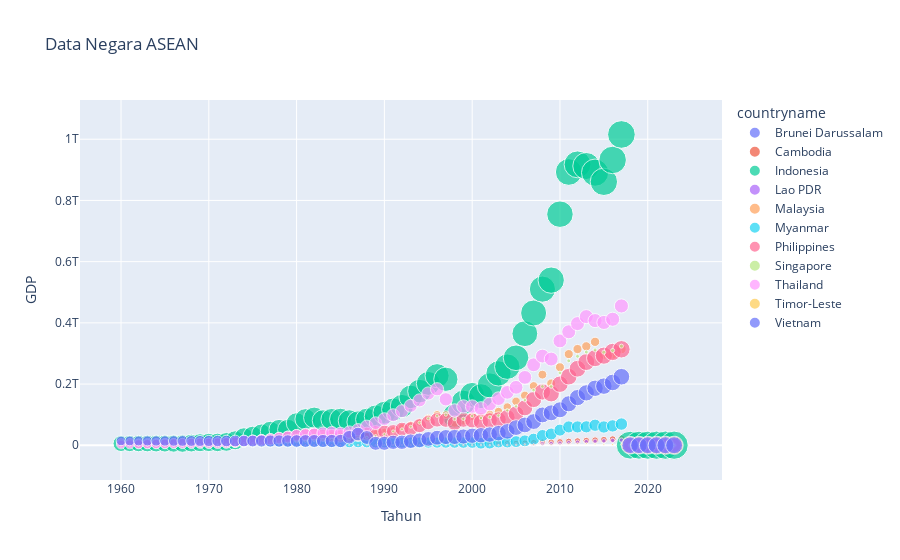

Write notebook code for a chart like this one.
### Code cell
# Menyeleksi data untuk negara ASEAN
asean_countries = ['Indonesia', 'Thailand', 'Malaysia', 'Singapore', 'Philippines', 'Vietnam', 'Myanmar', 'Cambodia', 'Brunei Darussalam', 'Lao PDR', 'Timor-Leste']
df_asean = final[final['countryname'].isin(asean_countries)]

# Membuat visualisasi menggunakan Plotly Express
fig = px.scatter(df_asean, x='year', y='gdp', color='countryname', 
                 size='population', hover_data=['gdppercapita', 'ruralpopulationpercent', 'electricityaccesspercent', 'projectcost'], 
                 title='Data Negara ASEAN', 
                 labels={'year': 'Tahun', 'gdp': 'GDP', 'population': 'Populasi', 'gdppercapita': 'GDP per Kapita', 
                         'ruralpopulationpercent': 'Persentase Populasi Pedesaan', 'electricityaccesspercent': 'Akses Listrik (%)', 
                         'projectcost': 'Biaya Proyek'})

fig.show()
